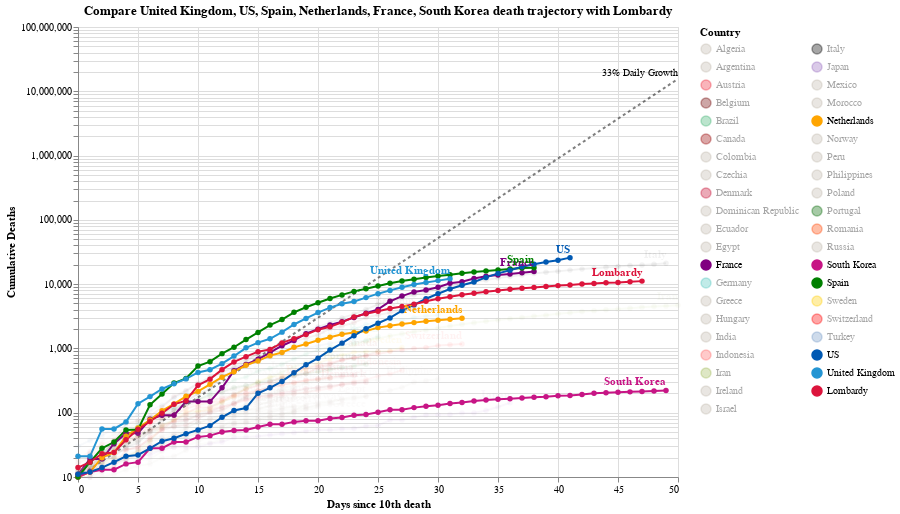

Notebook cell for this chart:
### Markdown cell above
## Learning From Lombardy, Italy

Lombardy, a region of Italy with a population of only 10 million people, has reached over 8,000 deaths due to Covid-19. At its highest daily death toll, Lombardy had 546 deaths in one day. This shows that the virus has a high mortality rate even on a small demographic scale, likely due to overwhelmed healthcare services.

Where does your country stand in comparison to Lombardy?  

Click (Shift+ for multiple) on Countries legend to filter the visualization.

### Code cell
#hide_input
chart5 = make_since_chart(['United Kingdom', 'US', 'Spain', 'Netherlands', 'France', 'South Korea'], ['Lombardy'])
chart5

### Figure 1 — Vega-Lite specification as saved in the notebook (floating-point values rounded to 4 significant figures; data arrays with more than 128 entries replaced by an {"elided": "..."} marker saying what was removed)
{"config": {"view": {"continuousWidth": 400, "continuousHeight": 300}}, "layer": [{"mark": {"type": "line", "color": "black", "opacity": 0.5, "strokeDash": [3, 3]}, "encoding": {"x": {"type": "quantitative", "field": "Days since 10th death"}, "y": {"type": "quantitative", "field": "Confirmed Cases"}}}, {"mark": {"type": "text", "align": "right", "dy": -6, "fontSize": 10, "text": "33% Daily Growth"}, "encoding": {"x": {"type": "quantitative", "field": "Days since 10th death"}, "y": {"type": "quantitative", "field": "Confirmed Cases"}}, "transform": [{"filter": "(datum['Days since 10th death'] >= 50)"}]}, {"data": {"name": "data-d033090fc7b85e2c439fcff0e251bf76"}, "mark": {"type": "line", "point": true}, "encoding": {"color": {"type": "nominal", "field": "Country", "legend": {"columns": 2, "symbolLimit": 100}, "scale": {"domain": ["Algeria", "Argentina", "Austria", "Belgium", "Brazil", "Canada", "Colombia", "Czechia", "Denmark", "Dominican Republic", "Ecuador", "Egypt", "France", "Germany", "Greece", "Hungary", "India", "Indonesia", "Iran", "Ireland", "Israel", "Italy", "Japan", "Mexico", "Morocco", "Netherlands", "Norway", "Peru", "Philippines", "Poland", "Portugal", "Romania", "Russia", "South Korea", "Spain", "Sweden", "Switzerland", "Turkey", "US", "United Kingdom", "Lombardy"], "range": ["#C1B7AD", "#C1B7AD", "#ED2939", "#6f0000", "mediumseagreen", "#990000", "#C1B7AD", "#C1B7AD", "#C60C30", "#C1B7AD", "#C1B7AD", "#C1B7AD", "purple", "#4DC6BD", "#C1B7AD", "#C1B7AD", "#C1B7AD", "#FF6666", "#A1BA59", "#C1B7AD", "#C1B7AD", "black", "#9467bd", "#C1B7AD", "#C1B7AD", "orange", "#C1B7AD", "#C1B7AD", "#C1B7AD", "#C1B7AD", "#006600", "#FF4500", "#C1B7AD", "#C71585", "green", "#FFCD00", "#ff0000", "#7499c7", "#0059B3", "#2495D3", "#DC143C"]}}, "opacity": {"condition": {"value": 1, "selection": "selector006"}, "value": 0.05}, "tooltip": [{"type": "nominal", "field": "Country"}, {"type": "temporal", "field": "Date"}, {"type": "quantitative", "field": "Confirmed Cases"}, {"type": "quantitative", "field": "Days since 10th death"}], "x": {"type": "quantitative", "field": "Days since 10th death"}, "y": {"type": "quantitative", "axis": {"title": "Cumulative Deaths"}, "field": "Confirmed Cases", "scale": {"type": "log"}}}, "height": 450, "selection": {"selector006": {"type": "multi", "fields": ["Country"], "bind": "legend", "init": [{"Country": "United Kingdom"}, {"Country": "US"}, {"Country": "Spain"}, {"Country": "Netherlands"}, {"Country": "France"}, {"Country": "South Korea"}, {"Country": "Lombardy"}]}}, "width": 600}, {"data": {"name": "data-d033090fc7b85e2c439fcff0e251bf76"}, "mark": {"type": "text", "align": "right", "dy": -8, "fontWeight": "bold"}, "encoding": {"color": {"type": "nominal", "field": "Country", "legend": {"columns": 2, "symbolLimit": 100}, "scale": {"domain": ["Algeria", "Argentina", "Austria", "Belgium", "Brazil", "Canada", "Colombia", "Czechia", "Denmark", "Dominican Republic", "Ecuador", "Egypt", "France", "Germany", "Greece", "Hungary", "India", "Indonesia", "Iran", "Ireland", "Israel", "Italy", "Japan", "Mexico", "Morocco", "Netherlands", "Norway", "Peru", "Philippines", "Poland", "Portugal", "Romania", "Russia", "South Korea", "Spain", "Sweden", "Switzerland", "Turkey", "US", "United Kingdom", "Lombardy"], "range": ["#C1B7AD", "#C1B7AD", "#ED2939", "#6f0000", "mediumseagreen", "#990000", "#C1B7AD", "#C1B7AD", "#C60C30", "#C1B7AD", "#C1B7AD", "#C1B7AD", "purple", "#4DC6BD", "#C1B7AD", "#C1B7AD", "#C1B7AD", "#FF6666", "#A1BA59", "#C1B7AD", "#C1B7AD", "black", "#9467bd", "#C1B7AD", "#C1B7AD", "orange", "#C1B7AD", "#C1B7AD", "#C1B7AD", "#C1B7AD", "#006600", "#FF4500", "#C1B7AD", "#C71585", "green", "#FFCD00", "#ff0000", "#7499c7", "#0059B3", "#2495D3", "#DC143C"]}}, "opacity": {"condition": {"value": 1, "selection": "selector006"}, "value": 0.05}, "text": {"type": "nominal", "field": "Country"}, "tooltip": [{"type": "nominal", "field": "Country"}, {"type": "temporal", "field": "Date"}, {"type": "quantitative", "field": "Confirmed Cases"}, {"type": "quantitative", "field": "Days since 10th death"}], "x": {"type": "quantitative", "field": "Days since 10th death"}, "y": {"type": "quantitative", "axis": {"title": "Cumulative Deaths"}, "field": "Confirmed Cases", "scale": {"type": "log"}}}, "height": 450, "transform": [{"filter": "(datum['Date'] >= 1586822400000)"}], "width": 600}], "data": {"name": "data-97eb3ee0e7a0645d17a24342305105f6"}, "title": "Compare United Kingdom, US, Spain, Netherlands, France, South Korea death trajectory with Lombardy", "$schema": "https://vega.github.io/schema/vega-lite/v4.8.1.json", "datasets": {"data-97eb3ee0e7a0645d17a24342305105f6": [{"Days since 10th death": 0, "Confirmed Cases": 10.0}, {"Days since 10th death": 1, "Confirmed Cases": 13.3}, {"Days since 10th death": 2, "Confirmed Cases": 17.69}, {"Days since 10th death": 3, "Confirmed Cases": 23.53}, {"Days since 10th death": 4, "Confirmed Cases": 31.29}, {"Days since 10th death": 5, "Confirmed Cases": 41.62}, {"Days since 10th death": 6, "Confirmed Cases": 55.35}, {"Days since 10th death": 7, "Confirmed Cases": 73.61}, {"Days since 10th death": 8, "Confirmed Cases": 97.91}, {"Days since 10th death": 9, "Confirmed Cases": 130.2}, {"Days since 10th death": 10, "Confirmed Cases": 173.2}, {"Days since 10th death": 11, "Confirmed Cases": 230.3}, {"Days since 10th death": 12, "Confirmed Cases": 306.4}, {"Days since 10th death": 13, "Confirmed Cases": 407.4}, {"Days since 10th death": 14, "Confirmed Cases": 541.9}, {"Days since 10th death": 15, "Confirmed Cases": 720.7}, {"Days since 10th death": 16, "Confirmed Cases": 958.6}, {"Days since 10th death": 17, "Confirmed Cases": 1275.0}, {"Days since 10th death": 18, "Confirmed Cases": 1696.0}, {"Days since 10th death": 19, "Confirmed Cases": 2255.0}, {"Days since 10th death": 20, "Confirmed Cases": 2999.0}, {"Days since 10th death": 21, "Confirmed Cases": 3989.0}, {"Days since 10th death": 22, "Confirmed Cases": 5306.0}, {"Days since 10th death": 23, "Confirmed Cases": 7056.0}, {"Days since 10th death": 24, "Confirmed Cases": 9385.0}, {"Days since 10th death": 25, "Confirmed Cases": 12480.0}, {"Days since 10th death": 26, "Confirmed Cases": 16600.0}, {"Days since 10th death": 27, "Confirmed Cases": 22080.0}, {"Days since 10th death": 28, "Confirmed Cases": 29370.0}, {"Days since 10th death": 29, "Confirmed Cases": 39060.0}, {"Days since 10th death": 30, "Confirmed Cases": 51950.0}, {"Days since 10th death": 31, "Confirmed Cases": 69090.0}, {"Days since 10th death": 32, "Confirmed Cases": 91890.0}, {"Days since 10th death": 33, "Confirmed Cases": 122200.0}, {"Days since 10th death": 34, "Confirmed Cases": 162500.0}, {"Days since 10th death": 35, "Confirmed Cases": 216200.0}, {"Days since 10th death": 36, "Confirmed Cases": 287500.0}, {"Days since 10th death": 37, "Confirmed Cases": 382400.0}, {"Days since 10th death": 38, "Confirmed Cases": 508600.0}, {"Days since 10th death": 39, "Confirmed Cases": 676400.0}, {"Days since 10th death": 40, "Confirmed Cases": 899600.0}, {"Days since 10th death": 41, "Confirmed Cases": 1197000.0}, {"Days since 10th death": 42, "Confirmed Cases": 1591000.0}, {"Days since 10th death": 43, "Confirmed Cases": 2117000.0}, {"Days since 10th death": 44, "Confirmed Cases": 2815000.0}, {"Days since 10th death": 45, "Confirmed Cases": 3744000.0}, {"Days since 10th death": 46, "Confirmed Cases": 4979000.0}, {"Days since 10th death": 47, "Confirmed Cases": 6623000.0}, {"Days since 10th death": 48, "Confirmed Cases": 8808000.0}, {"Days since 10th death": 49, "Confirmed Cases": 11710000.0}, {"Days since 10th death": 50, "Confirmed Cases": 15580000.0}], "data-d033090fc7b85e2c439fcff0e251bf76": {"elided": "1148 records"}}}
